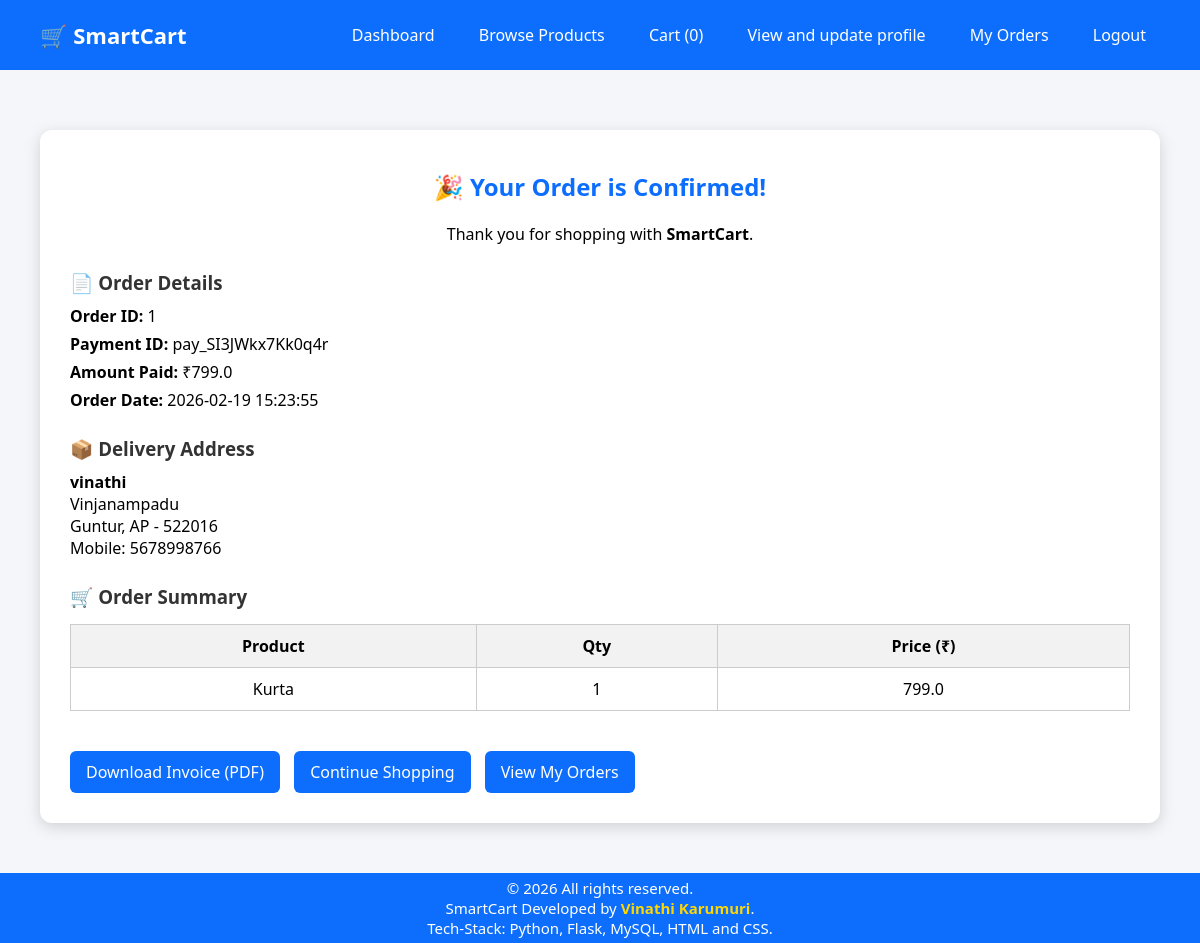
Screenshot of /user/order-success/1 (signed in) with the database file from the repository.
### tables this page shows
CREATE TABLE orders (
    order_id INTEGER PRIMARY KEY AUTOINCREMENT,
    user_id INTEGER NOT NULL,
    razorpay_order_id TEXT,
    razorpay_payment_id TEXT,
    amount REAL,
    payment_status TEXT,
    created_at DATETIME DEFAULT CURRENT_TIMESTAMP,
    address_id INTEGER,
    FOREIGN KEY (user_id) REFERENCES users(user_id),
    FOREIGN KEY (address_id) REFERENCES user_addresses(address_id)
);

CREATE TABLE user_addresses (
    address_id INTEGER PRIMARY KEY AUTOINCREMENT,
    user_id INTEGER,
    name TEXT,
    mobile TEXT,
    address TEXT,
    city TEXT,
    state TEXT,
    pincode TEXT,
    FOREIGN KEY (user_id) REFERENCES users(user_id)
);

CREATE TABLE order_items (
    id INTEGER PRIMARY KEY AUTOINCREMENT,
    order_id INTEGER,
    product_id INTEGER,
    product_name TEXT,
    quantity INTEGER,
    price REAL,
    FOREIGN KEY (order_id) REFERENCES orders(order_id),
    FOREIGN KEY (product_id) REFERENCES products(product_id)
);

### app.py (the view)
@app.route('/user/order-success/<int:order_db_id>')
def order_success(order_db_id):
    if 'user_id' not in session:
        flash("Please login!", "danger")
        return redirect('/user-login')
    user_id = session['user_id']
    conn = get_db_connection()
    cursor = conn.cursor()
    cursor.execute("""
        SELECT
            o.*,
            a.name AS address_name,
            a.mobile,
            a.address,
            a.city,
            a.state,
            a.pincode
        FROM orders o
        JOIN user_addresses a ON o.address_id = a.address_id
        WHERE o.order_id = ? AND o.user_id = ?
    """, (order_db_id, user_id))
    order = cursor.fetchone()
    if not order:
        cursor.close()
        conn.close()
        flash("Order not found.", "danger")
        return redirect('/user/products')
    cursor.execute("""
        SELECT product_name, quantity, price
        FROM order_items
        WHERE order_id = ?
    """, (order_db_id,))
    items = cursor.fetchall()
    cursor.close()
    conn.close()
    return render_template("user/order_success.html",order=order,items=items, navbar_type="user")

### app.py (called while the page is built)
def get_db_connection():
    conn = sqlite3.connect("smartcart.db")
    conn.row_factory = sqlite3.Row
    return conn

@app.context_processor
def inject_cart_count():
    if 'user_id' not in session:
        return dict(cart_count=0)
    user_id = session['user_id']
    conn = get_db_connection()
    cursor = conn.cursor()
    cursor.execute("""
        SELECT COALESCE(SUM(quantity), 0)
        FROM cart
        WHERE user_id = ?
    """, (user_id,))
    count = cursor.fetchone()[0]
    cursor.close()
    conn.close()
    return dict(cart_count=count)

### templates/user/order_success.html
{% extends "base.html" %}
{% block content %}
<div class="order-success-container">
    <h2 class="order-success-title">🎉 Your Order is Confirmed!</h2>
    <p class="order-success-subtitle">
        Thank you for shopping with <b>SmartCart</b>.
    </p>
    <div class="order-section order-details">
        <h3>📄 Order Details</h3>
        <p><b>Order ID:</b> {{ order.order_id }}</p>
        <p><b>Payment ID:</b> {{ order.razorpay_payment_id }}</p>
        <p><b>Amount Paid:</b> ₹{{ order.amount }}</p>
        <p><b>Order Date:</b> {{ order.created_at }}</p>
    </div>
    <div class="order-section order-details">
        <h3>📦 Delivery Address</h3>
        <p>
            <b>{{ order.address_name }}</b><br>
            {{ order.address }}<br>
            {{ order.city }}, {{ order.state }} - {{ order.pincode }}<br>
            Mobile: {{ order.mobile }}
        </p>
    </div>
    <div class="order-section">
        <h3>🛒 Order Summary</h3>
        <table class="order-table">
            <tr>
                <th>Product</th>
                <th>Qty</th>
                <th>Price (₹)</th>
            </tr>
            {% for it in items %}
            <tr>
                <td>{{ it.product_name }}</td>
                <td>{{ it.quantity }}</td>
                <td>{{ it.price }}</td>
            </tr>
            {% endfor %}
        </table>
    </div>
    <div class="order-section">
        <a href="/user/download-invoice/{{ order.order_id }}" class="order-action-btn">
            Download Invoice (PDF)
        </a>
        <a href="/user/products" class="order-action-btn">
            Continue Shopping
        </a>
        <a href="/user/my-orders" class="order-action-btn">
            View My Orders
        </a>
    </div>
</div>
{% endblock %}

### static/css/style.css (style rules this page uses)
* { margin: 0; padding: 0; box-sizing: border-box; font-family: "Segoe UI", Tahoma, Geneva, Verdana, sans-serif; }
html, body { height: 100%; }
body { overflow-x: hidden; background: #f4f6f9; }
.main h2, .main h3 { margin-bottom: 15px; color: #0d6efd; }
.main h2 { margin-top: 10px; margin-bottom: 20px; }
.order-success-container { width:100%; margin: 40px auto; background: #ffffff; padding: 30px; border-radius: 12px; box-shadow: 0 4px 15px rgba(0,0,0,0.15); }
.order-success-title { color: green; text-align: center; margin-bottom: 10px; }
.order-success-subtitle { text-align: center; margin-bottom: 25px; }
.order-section { margin-top: 25px; }
.order-section h3 { margin-bottom: 10px; color: #333; }
.order-details p { margin: 6px 0; }
.order-table { width: 100%; border-collapse: collapse; margin-top: 15px; }
.order-table th, .order-table td { border: 1px solid #ccc; padding: 10px; text-align: center; }
.order-table th { background: #f2f2f2; }
.order-action-btn { display: inline-block; margin: 15px 10px 0 0; padding: 10px 16px; background: #0d6efd; color: #fff; text-decoration: none; border-radius: 6px; }

### rows the page displays
orders: order_id "1", razorpay_payment_id "pay_SI3JWkx7Kk0q4r", amount "799.0", created_at "2026-02-19 15:23:55"
user_addresses: address_name "vinathi", address "Vinjanampadu", city "Guntur", state "AP", pincode "522016", mobile "5678998766"
order_items: product_name "Kurta", quantity "1", price "799.0"

### other values shown
{{ cart_count }} "0"
{{ 2026 }} "2026"
